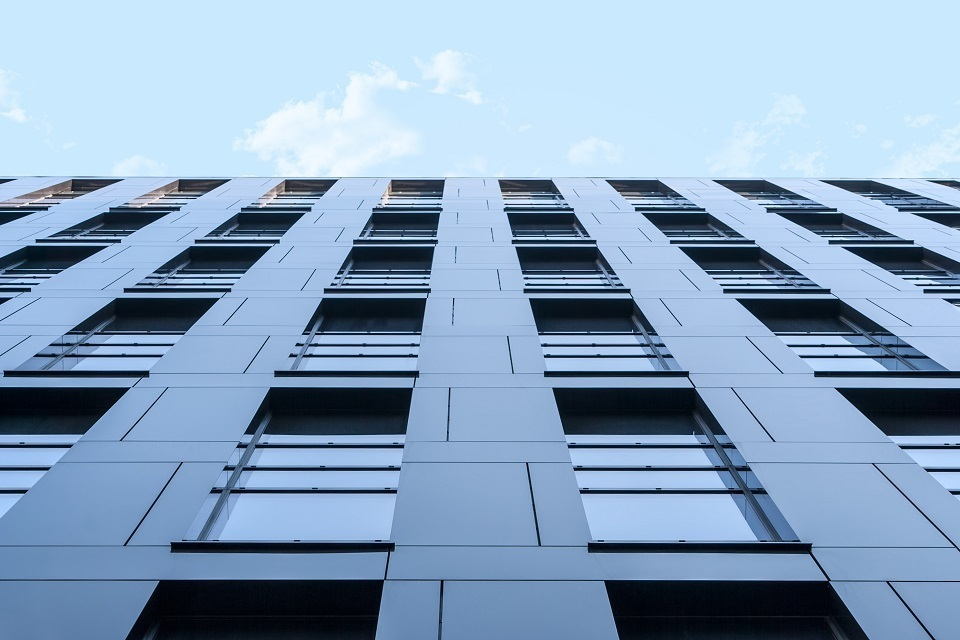
#> input picture images/building2.jpg, 960 x 640 px
$ jupyter execute --allow-errors task_2.ipynb
#> lines starting #> are read from the running program, lines starting #| are printed output that depends on the picture
### libs/filters.py
from math import pi
import numpy as np
from libs.edge_detection import sobel
from libs.utils import median, convolution, rgb_to_bw


def create_gaussian_kernel(kernel_size: int, std_dev: float):
    kernel = np.fromfunction(
        lambda x, y: (1 / (2 * pi * std_dev ** 2))
        * np.exp(
            (-1 * ((x - (kernel_size - 1) / 2) ** 2 + (y - (kernel_size - 1) / 2) ** 2))
            / (2 * std_dev ** 2)
        ),
        (kernel_size, kernel_size),
    )
    return kernel / np.sum(kernel)

# [28 lines left out: functions average_filter, median_filter, not called in this run]


def gaussian_filter(image, size: int, std_dev: float):
    kernel = create_gaussian_kernel(size, std_dev)
    filtered_image = convolution(image, kernel)
    # filtered_image = filtered_image.astype(np.uint8)
    return filtered_image

# [5 lines left out: function hybrid, not called in this run]

def grayscale(image):
    copied_image = image.copy()
    width, height = copied_image.shape[:2]
    grayscale_image = np.zeros((width, height))
    for i in range(width):
        for j in range(height):
            grayscale_image[i, j] = rgb_to_bw(copied_image[i, j])

    return grayscale_image

### libs/activeContour.py
import itertools
import numpy as np

from libs import Sobel
from libs import filters

def calculateAreaPerimeter (contour_x: np.ndarray, contour_y: np.ndarray):
    area=0.5*np.sum(contour_y[:-1]*np.diff(contour_x) - contour_x[:-1]*np.diff(contour_y))
    return abs(area)

# [37 lines left out: function iterate_contour, not called in this run]


def create_square_contour(source, num_xpoints, num_ypoints,x_position,y_position):
    step = 5

    t1_x = np.arange(0, num_xpoints, step)
    t2_x = np.repeat((num_xpoints) - step, num_xpoints // step)
    t3_x = np.flip(t1_x)
    t4_x = np.repeat(0, num_xpoints // step)

    t1_y = np.repeat(0, num_ypoints // step)
    t2_y = np.arange(0, num_ypoints, step)
    t3_y = np.repeat(num_ypoints - step, num_ypoints // step)
    t4_y = np.flip(t2_y)

    contour_x = np.array([t1_x, t2_x, t3_x, t4_x]).ravel()
    contour_y = np.array([t1_y, t2_y, t3_y, t4_y]).ravel()


    contour_x = contour_x + (source.shape[1] // 2) - x_position
    contour_y = contour_y + (source.shape[0] // 2) - y_position

    WindowCoordinates = GenerateWindowCoordinates(5)

    return contour_x, contour_y, WindowCoordinates


def GenerateWindowCoordinates(Size: int):
    Points = list(range(-Size // 2 + 1, Size // 2 + 1))
    PointsList = [Points, Points]

    coordinates = list(itertools.product(*PointsList))
    return coordinates


# [16 lines left out: function calculate_internal_energy, not called in this run]

def calculate_external_energy(source, WLine, WEdge):
    if len(source.shape) > 2:
        gray = filters.grayscale(source)
    else:
        gray = source

    ELine = filters.gaussian_filter(gray,7,7)
    EEdge = Sobel.sobel(ELine)


### libs/hough.py
import numpy as np
import cv2
from libs import filters,edge_detection

def houghLine(image , rhoResolution = 1 ,thetaResolution = 1):
    grayscale_image = filters.grayscale(image)
    edgedImg = edge_detection.canny(grayscale_image,100,150)
    rows = edgedImg.shape[0]
    cols = edgedImg.shape[1]

    max_dis = int(np.ceil(np.sqrt(np.square(rows) + np.square(cols)))) # cause max distance of line is the diagonal

    thetas = np.deg2rad(np.arange(start= -90.0 , stop = 90.0 ,step= thetaResolution))
    rhos = np.arange(-max_dis, max_dis , rhoResolution)

    accumulator =np.zeros((len(rhos) , len(thetas) ))

    for y in range (rows):
        for x in range (cols):
            if (edgedImg[y,x] > 0):
                for theta in range (len(thetas)):
                    rho = x * np.cos(thetas[theta]) + y * np.sin(thetas[theta])
                    accumulator[int(rho) + max_dis , theta] += 1
    return accumulator, thetas, rhos

def houghCircle(img, threshold, region, radius = [30,3]):
    grayscale_image = filters.grayscale(img)
    edgedImg = edge_detection.canny(grayscale_image,100,150)
    (rows, cols) = edgedImg.shape
    [R_max, R_min] = radius

    R = R_max - R_min
    # Initializing accumulator array.
    # Accumulator array is a 3 dimensional array with the dimensions representing
    # the radius, X coordinate and Y coordinate resectively.
    # Also appending a padding of 2 times R_max to overcome the problems of overflow
    A = np.zeros((R_max, rows + 2 * R_max, cols + 2 * R_max))
    B = np.zeros((R_max, rows + 2 * R_max, cols + 2 * R_max))

    # Precomputing all angles to increase the speed of the algorithm
    theta = np.deg2rad(np.arange(start= 0.0 , stop = 360.0))
    edges = np.argwhere(edgedImg[:, :])  # Extracting all edge coordinates
    for val in range(R):
        r = R_min + val
        # Creating a Circle Blueprint
        bprint = np.zeros((2 * (r + 1), 2 * (r + 1)))
        (m, n) = (r + 1, r + 1)  # Finding out the center of the blueprint
        for angle in theta:
            x = int(np.round(r * np.cos(angle)))
            y = int(np.round(r * np.sin(angle)))
            bprint[m + x, n + y] = 1
        constant = np.argwhere(bprint).shape[0]
        for x, y in edges:  # For each edge coordinates
            # Centering the blueprint circle over the edges
            # and updating the accumulator array
            X = [x - m + R_max, x + m + R_max]  # Computing the extreme X values
            Y = [y - n + R_max, y + n + R_max]  # Computing the extreme Y values
            A[r, X[0]:X[1], Y[0]:Y[1]] += bprint
        A[r][A[r] < threshold * constant / r] = 0

    for r, x, y in np.argwhere(A):
        temp = A[r - region:r + region, x - region:x + region, y - region:y + region]
        try:
            R, a, b = np.unravel_index(np.argmax(temp), temp.shape)
        except:
            continue
        B[r + (R - region), x + (a - region), y + (b - region)] = 1

    return B[:, R_max:-R_max, R_max:-R_max]

# [58 lines left out: functions hough_peaks, hough_lines_draw, hough_circle_draw, not called in this run]

### task_2.ipynb
# Task 2
## Team 15
- Ahmed Hossam Sedky
- Ahmed Mohamed Abdelfattah
- Ehab Wahba Abdelrahman
- Mo'men Maged Mohamed
- Mohaned Alaa Ragab

**Import numpy and the required image processing functions**

*Note: cv2 is only imported to open the image and get its dimensions*

[cell 1]
# from libs import normalization, equalization, filters, noise, graphs, edge_detection, threshold
from libs import filters, edge_detection ,hough,activeContour
import cv2
import numpy as np
import matplotlib.pyplot as plt
from PIL import Image

**Open the image**

[cell 2]
img = cv2.imread("images/building2.jpg")
#> img is the input picture: shape (640, 960, 3); mean B, G, R 190, 162.2, 135.9

copImg = np.copy(img)

#> (the rest of this cell did not finish here and is left out)

#> after the loop in grayscale, `for i in range(width):`: grayscale_image: shape (640, 960) float64; every value is 0

numPeaks = 30
indicies, HoughSpace = hough.hough_peaks(houghSpace, numPeaks, nhood_size=20)
hough.hough_lines_draw(img, indicies, rhos, thetas)

fig, axes = plt.subplots(1, 3, figsize=(15, 6))
ax = axes.ravel()

ax[0].imshow(copImg)
ax[0].set_title('Input image')
ax[0].set_axis_off()

ax[1].imshow(HoughSpace)
ax[1].set_title('Hough transform')
ax[1].set_xlabel('Angles (degrees)')
ax[1].set_ylabel('Distance (pixels)')
ax[1].axis('image')

ax[2].imshow(img)
ax[2].set_title('Output image')
ax[2].set_axis_off()


plt.tight_layout()
plt.show()

[cell 3]
img = cv2.imread("images/coins1.jpg")
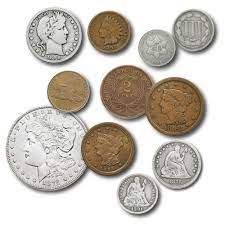
#> input picture images/coins1.jpg, 225 x 225 px
#> img is the input picture: shape (225, 225, 3); mean B, G, R 191.1, 198.8, 205
copImg =np.copy(img)

min_radius = 2
max_radius = 45
#> (the rest of this cell did not finish here and is left out)

#> after the loop in grayscale, `for i in range(width):`: grayscale_image: shape (225, 225) float64; every value is 0
hough.hough_circle_draw(circles , img)

fig, axes = plt.subplots(1, 2, figsize=(15, 6))
ax = axes.ravel()

ax[0].imshow(copImg)
ax[0].set_title('Input image')
ax[0].set_axis_off()

ax[1].imshow(img)
ax[1].set_title('Output image')
ax[1].set_axis_off()


plt.tight_layout()
plt.show()

[cell 4]
# Parameters For hand.png image
alpha = 20
beta = 0.01
gamma = 2
w_line = 1
w_edge = 8

num_xpoints = 180
num_ypoints = 180
num_iterations = 100

img = cv2.imread("images/hand.png",0)
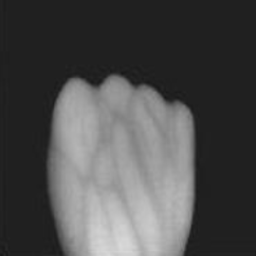
#> input picture images/hand.png, 256 x 256 px
#> img is the input picture: shape (256, 256); min 23, max 218, mean 76.9
image_src = np.copy(img)

contour_x, contour_y, WindowCoordinates = activeContour.create_square_contour(source=image_src,
                                                                num_xpoints=num_xpoints, num_ypoints=num_ypoints,x_position= 95, y_position=40)
#> contour_x = 144 values, max 208 at index 35, min 33 at index 0, mean 120.5; contour_y = 144 values, max 263 at index 71, min 88 at index 0, mean 175.5; WindowCoordinates = 25 pairs, first value -2 to 2, second value -2 to 2

#> (the rest of this cell did not finish here and is left out)

cont_x, cont_y = np.copy(contour_x), np.copy(contour_y)

fig, axes = plt.subplots(1, 2, figsize=(15, 6))
ax = axes.ravel()
ax[0].set_title('Input image')
ax[0].imshow(img, cmap='gray')
ax[0].plot(np.r_[cont_x, cont_x[0]],
        np.r_[cont_y, cont_y[0]], c=(1, 1, 0), lw=2)
ax[0].set_axis_off()
perimeter = 0
for iteration in range(num_iterations):
    cont_x, cont_y = activeContour.iterate_contour(source=image_src, contour_x=cont_x, contour_y=cont_y,
                                        external_energy=ExternalEnergy, window_coordinates=WindowCoordinates,
                                        alpha=alpha, beta=beta)
    result = []
    for j in range(len(cont_x)):
        result = cv2.circle(image_src,(int(cont_x[j]),int(cont_y[j])),3,[255,255,0],-1)
        if (j < len(cont_x) -1):
            dist = np.sqrt((cont_x[j] - cont_x[j+1]) **2  + (cont_y[j] - cont_y[j+1]) **2 )
            perimeter += dist
    cv2.imwrite("result" + str(iteration) + ".jpg",result)

area =  activeContour.calculateAreaPerimeter(contour_x=cont_x, contour_y=cont_y)
print ("area = " ,area)
print ("perimeter = " ,perimeter)
ax[1].set_title('Output image')
ax[1].imshow(img, cmap='gray')
ax[1].plot(np.r_[cont_x, cont_x[0]],
        np.r_[cont_y, cont_y[0]], c=(1, 1, 0), lw=2)
ax[1].set_axis_off()

plt.tight_layout()
plt.show()
